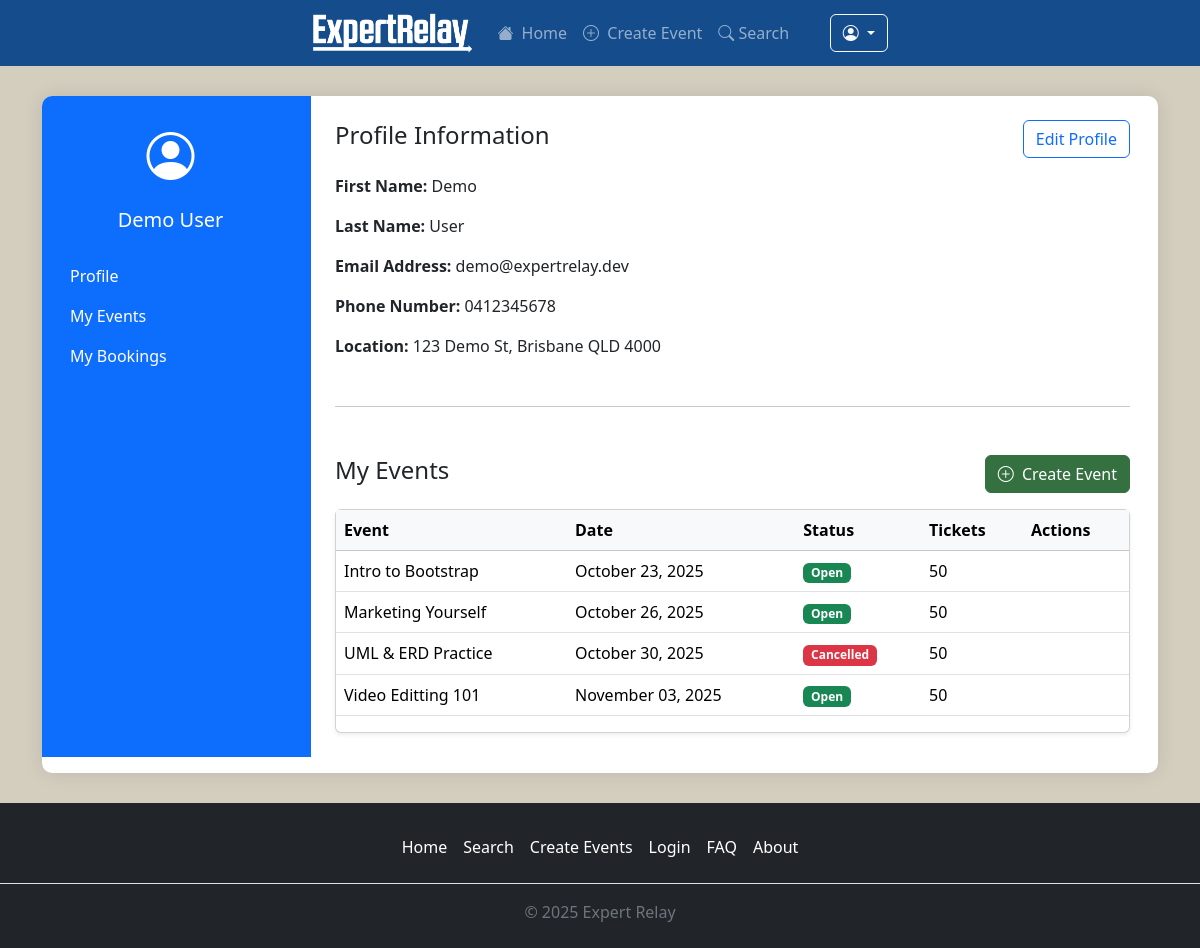
Screenshot of /profle (signed in) with the database file from the repository.
### travel/models.py (models this page shows, shortened)
class User(db.Model, UserMixin):
    __tablename__ = 'users'
    id = db.Column(db.Integer, primary_key=True)
    name = db.Column(db.String(100), index=True, nullable=False)
    emailid = db.Column(db.String(100), index=True, unique=True, nullable=False)
    password_hash = db.Column(db.String(255), nullable=False)
    phone = db.Column(db.String(15))
    address = db.Column(db.String(100), index=True, nullable=False)
    created_at = db.Column(db.DateTime, default=datetime.now)
    comments = db.relationship(
        'Comment',
        back_populates='user',
        cascade='all, delete-orphan'
    )
    orders = db.relationship('Order', backref='user')
    events = db.relationship('Event', backref='user')

class Event(db.Model):
    __tablename__ = 'events'
    id = db.Column(db.Integer, primary_key=True)
    title = db.Column(db.String(100), index=True, unique=True, nullable=False)
    description = db.Column(db.String(400))
    image = db.Column(db.String(255), nullable=True)   # <-- fix double assignment
    start_at = db.Column(db.DateTime, nullable=False)
    end_at = db.Column(db.DateTime, nullable=False)
    venue = db.Column(db.String(200), nullable=False)
    price = db.Column(db.Numeric, nullable=False)
    status = db.Column(db.String(20), nullable=False)
    tickets_av = db.Column(db.Integer, nullable=False)
    user_id = db.Column(db.Integer, db.ForeignKey('users.id'))
    category_id = db.Column(db.Integer, db.ForeignKey('categories.id'))
    comments = db.relationship(
        'Comment',
        back_populates='event',
        cascade='all, delete-orphan'
    )
    orders = db.relationship('Order', backref='event')

### travel/views.py (the view, shortened to what this page needs)
@bp.route('/profle', methods=['GET','POST'])
@login_required
def profile():
    return render_template('profile.html', user=current_user, active_page="profile")

### travel/templates/profile.html (shortened to what this page needs)
{% extends 'base.html' %}
{% block content %}
<div class="container">
    <div class="account-container">
        <div class="row">
            <div class="col-md-3 bg-primary text-white p-4 rounded-start-3">
                <div class="text-center mb-4">
                    <i class="bi bi-person-circle" style="font-size: 3rem;"></i>
                    <h5 class="mt-3">{{ user.name or 'Unnamed User' }}</h5>
                </div>
                <ul class="nav flex-column">
                    <li class="nav-item"><a class="nav-link text-white" href="#profile">Profile</a></li>
                    <li class="nav-item"><a class="nav-link text-white" href="#my-events">My Events</a></li>
                    <li class="nav-item"><a class="nav-link text-white" href="#my-bookings">My Bookings</a></li>
                </ul>
            </div>
            <div class="col-md-9 bg-white p-4 rounded-end-3 tab-pane fade show active" id="profile">
                <section id="profile-info">
                    <div class="d-flex justify-content-between align-items-center mb-3">
                        <h4>Profile Information</h4>
                        <button class="btn btn-outline-primary" data-bs-toggle="collapse"
                            data-bs-target="#edtimyprofile">
                            Edit Profile
                        </button>
                    </div>
                    <div>
                        <p><strong>First Name:</strong> {{ user.name.split(' ')[0] if user.name else '' }}</p>
                        <p><strong>Last Name:</strong> {{ user.name.split(' ')[1] if user.name and ' ' in user.name else
                            ''
                            }}</p>
                        <p><strong>Email Address:</strong> {{ user.emailid }}</p>
                        <p><strong>Phone Number:</strong> {{ user.phone or 'Not provided' }}</p>
                        <p><strong>Location:</strong> {{ user.address or 'Not provided' }}</p>
                    </div>
                </section>
                <hr class="my-5">
                <section id="my-events">
                    <div class="d-flex justify-content-between align-items-center mb-3">
                        <h4>My Events</h4>
                        <a href="{{ url_for('main.create_event') }}" class="btn btn-success">
                            <i class="bi bi-plus-circle me-1"></i> Create Event
                        </a>
                    </div>
                    {% if user.events %}
                    <div class="card shadow-sm">
                        <div class="" card-body>
                            <table class="table align-middle">
                                <thead class="table-light">
                                    <tr>
                                        <th>Event</th>
                                        <th>Date</th>
                                        <th>Status</th>
                                        <th>Tickets</th>
                                        <th>Actions</th>
                                    </tr>
                                </thead>
                                <tbody>
                                    {% for e in user.events %}
                                    <tr>
                                        <td>{{ e.title }}</td>
                                        <td>{{ e.start_at.strftime('%B %d, %Y') }}</td>
                                        <td>
                                            {% if e.status == "Open" %}
                                            <span class="badge bg-success">{{ e.status }}</span>
                                            {% elif e.status == "Sold Out" %}
                                            <span class="badge bg-secondary">{{ e.status }}</span>
                                            {% elif e.status == "Cancelled" %}
                                            <span class="badge bg-danger">{{ e.status }}</span>
                                            {% else %}
                                            <span class="badge bg-warning text-dark">{{ e.status }}</span>
                                            {% endif %}
                                        </td>
                                        <td>{{ e.tickets_av}}</td>
                                        <td>
                                        </td>
                                    </tr>
                                    {% endfor %}
                                </tbody>
                            </table>
                        </div>
                    </div>
                    {% else %}
                    <div class="alert alert-secondary text-center">
                        You haven't created any events yet.
                        <a href="{{ url_for('main.create_event')}}" class="alert-link">Create one now</a>
                    </div>
                    {% endif %}
                </section>
            </div>
        </div>
    </div>
</div>
{% endblock %}

### travel/static/styles.css (style rules this page uses)
:root { --banner: #144c8c; --chrome: #1c242c; --bg: #d3cebe; --box: #ffffff; --radius: 16px; }
html, body { height: 100% }
body { background: #d3cebe; min-height: 100%; display: flex; flex-direction: column; }
.btn-success { background-color: #357040; border-color: #357040; }
.account-container { margin: 30px auto; background-color: white; border-radius: 10px; box-shadow: 0 0 20px rgba(0, 0, 0, 0.1); overflow: hidden; padding-bottom: 1rem; padding-right: 1rem; }

### rows the page displays
User: name "Demo User", name "Demo", name "User", emailid "demo@expertrelay.dev", phone "0412345678", address "123 Demo St, Brisbane QLD 4000"
Event: title "Intro to Bootstrap", start_at "October 23, 2025", status "Open", tickets_av "50"
Event: title "Marketing Yourself", start_at "October 26, 2025", status "Open", tickets_av "50"
Event: title "UML & ERD Practice", start_at "October 30, 2025", status "Cancelled", tickets_av "50"
Event: title "Video Editting 101", start_at "November 03, 2025", status "Open", tickets_av "50"
